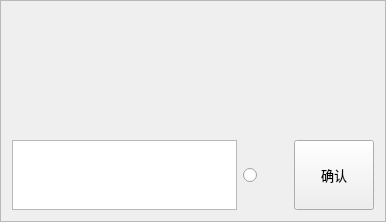
     <widget class="QFrame" name="m_left_frame">
      <property name="sizePolicy">
       <sizepolicy hsizetype="Expanding" vsizetype="Expanding">
        <horstretch>0</horstretch>
        <verstretch>0</verstretch>
       </sizepolicy>
      </property>
      <property name="baseSize">
       <size>
        <width>20</width>
        <height>20</height>
       </size>
      </property>
      <property name="font">
       <font>
        <hintingpreference>PreferDefaultHinting</hintingpreference>
       </font>
      </property>
      <property name="mouseTracking">
       <bool>false</bool>
      </property>
      <property name="contextMenuPolicy">
       <enum>Qt::ContextMenuPolicy::DefaultContextMenu</enum>
      </property>
      <property name="autoFillBackground">
       <bool>false</bool>
      </property>
      <property name="frameShape">
       <enum>QFrame::Shape::StyledPanel</enum>
      </property>
      <property name="frameShadow">
       <enum>QFrame::Shadow::Raised</enum>
      </property>
      <layout class="QGridLayout" name="gridLayout" rowstretch="10,1" columnstretch="5,1,1">
       <item row="0" column="0" colspan="3">
        <widget class="ChatScrollWidget" name="chatScrollWidget" native="true">
         <property name="sizePolicy">
          <sizepolicy hsizetype="Expanding" vsizetype="Expanding">
           <horstretch>0</horstretch>
           <verstretch>0</verstretch>
          </sizepolicy>
         </property>
        </widget>
       </item>
       <item row="1" column="0">
        <widget class="QTextEdit" name="m_input_textEdit">
         <property name="sizePolicy">
          <sizepolicy hsizetype="Expanding" vsizetype="Expanding">
           <horstretch>0</horstretch>
           <verstretch>0</verstretch>
          </sizepolicy>
         </property>
         <property name="font">
          <font>
           <pointsize>10</pointsize>
           <hintingpreference>PreferDefaultHinting</hintingpreference>
          </font>
         </property>
        </widget>
       </item>
       <item row="1" column="1">
        <widget class="QRadioButton" name="radioButton">
         <property name="sizePolicy">
          <sizepolicy hsizetype="Expanding" vsizetype="Expanding">
           <horstretch>0</horstretch>
           <verstretch>0</verstretch>
          </sizepolicy>
         </property>
         <property name="font">
          <font>
           <pointsize>12</pointsize>
           <hintingpreference>PreferDefaultHinting</hintingpreference>
          </font>
         </property>
         <property name="layoutDirection">
          <enum>Qt::LayoutDirection::LeftToRight</enum>
         </property>
         <property name="autoFillBackground">
          <bool>true</bool>
         </property>
         <property name="inputMethodHints">
          <set>Qt::InputMethodHint::ImhNone</set>
         </property>
         <property name="text">
          <string/>
         </property>
         <property name="icon">
          <iconset resource="ui.qrc">
           <normaloff>:/image/voice.png</normaloff>:/image/voice.png</iconset>
         </property>
         <property name="iconSize">
          <size>
           <width>25</width>
           <height>25</height>
          </size>
         </property>
         <property name="checked">
          <bool>false</bool>
         </property>
        </widget>
       </item>
       <item row="1" column="2">
        <widget class="QPushButton" name="m_affirm_pushButton">
         <property name="sizePolicy">
          <sizepolicy hsizetype="Expanding" vsizetype="Expanding">
           <horstretch>0</horstretch>
           <verstretch>0</verstretch>
          </sizepolicy>
         </property>
         <property name="font">
          <font>
           <pointsize>10</pointsize>
           <hintingpreference>PreferDefaultHinting</hintingpreference>
          </font>
         </property>
         <property name="text">
          <string>确认</string>
         </property>
        </widget>
       </item>
      </layout>
     </widget>
